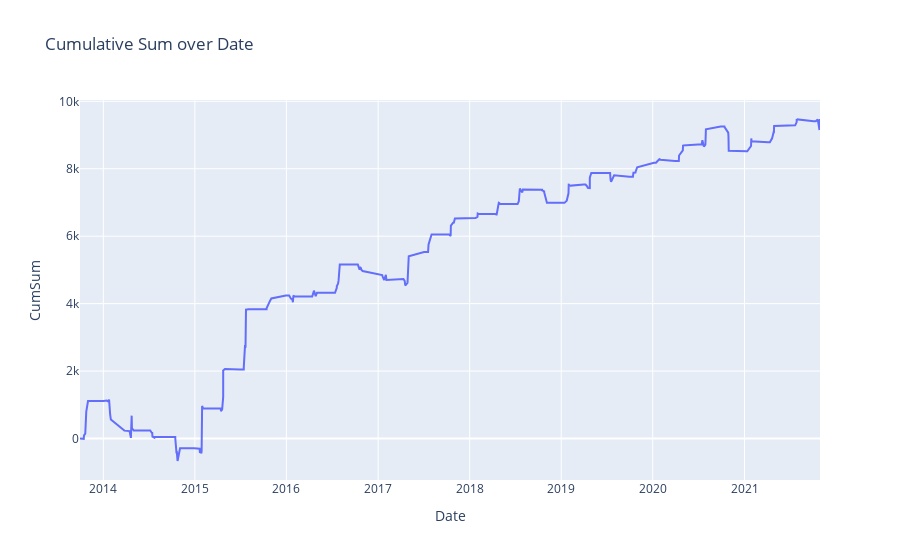

Write notebook code for a chart like this one.
### Code cell
# Load the provided dataframe

# Plot using plotly.express
fig = px.line(df_chart_comp, x='Date', y='CumSum', title='Cumulative Sum over Date')

fig.show()

### Figure 1 — Plotly figure (JSON) as saved in the notebook; plotly's stock layout.template omitted (floating-point values rounded to 4 significant figures; data arrays with more than 128 entries replaced by an {"elided": "..."} marker saying what was removed)
{"data": [{"hovertemplate": "Date=%{x}<br>CumSum=%{y}<extra></extra>", "legendgroup": "", "line": {"color": "#636efa", "dash": "solid"}, "marker": {"symbol": "circle"}, "mode": "lines", "name": "", "orientation": "v", "showlegend": false, "type": "scatter", "x": {"elided": "322 str values"}, "xaxis": "x", "y": {"elided": "322 int values"}, "yaxis": "y"}], "layout": {"legend": {"tracegroupgap": 0}, "title": {"text": "Cumulative Sum over Date"}, "xaxis": {"anchor": "y", "domain": [0, 1], "title": {"text": "Date"}}, "yaxis": {"anchor": "x", "domain": [0, 1], "title": {"text": "CumSum"}}}}
